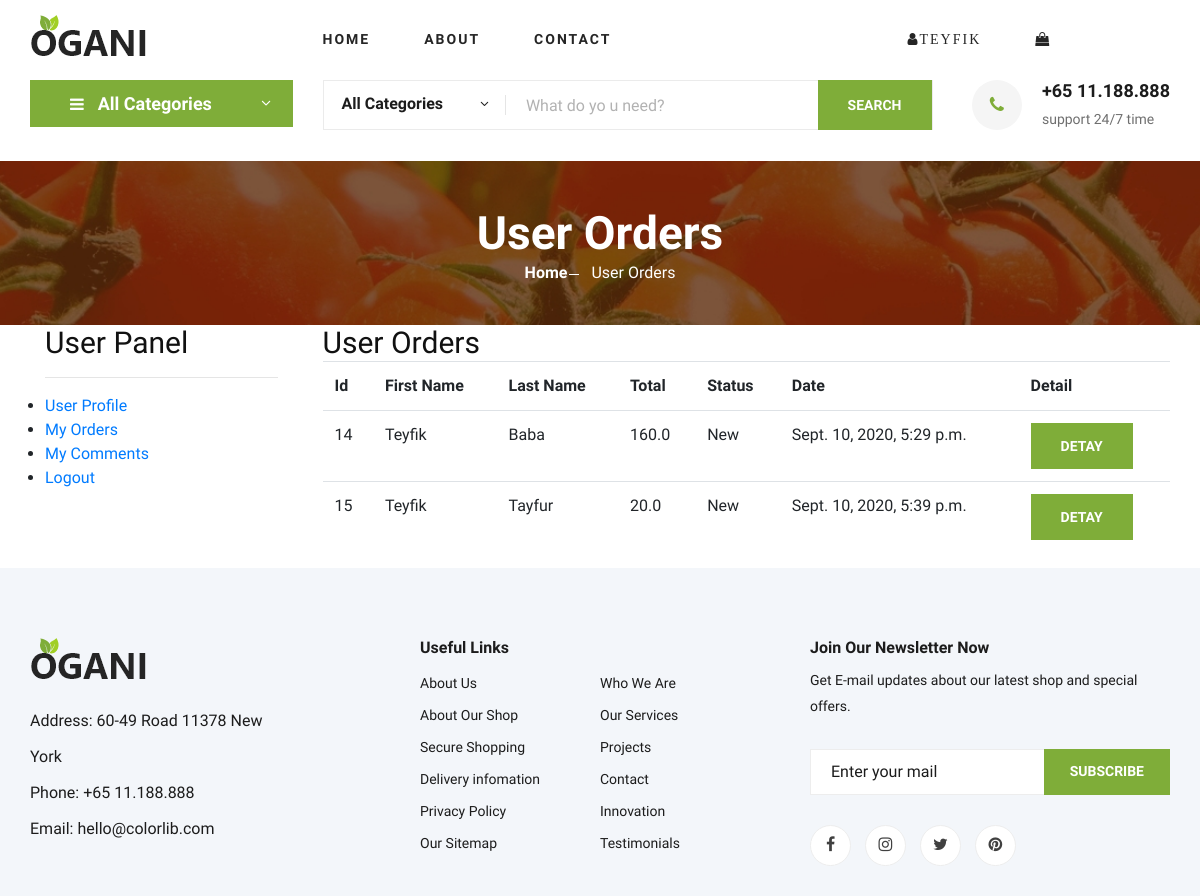
The page /user/orders/ (signed in) on the database as committed earlier.
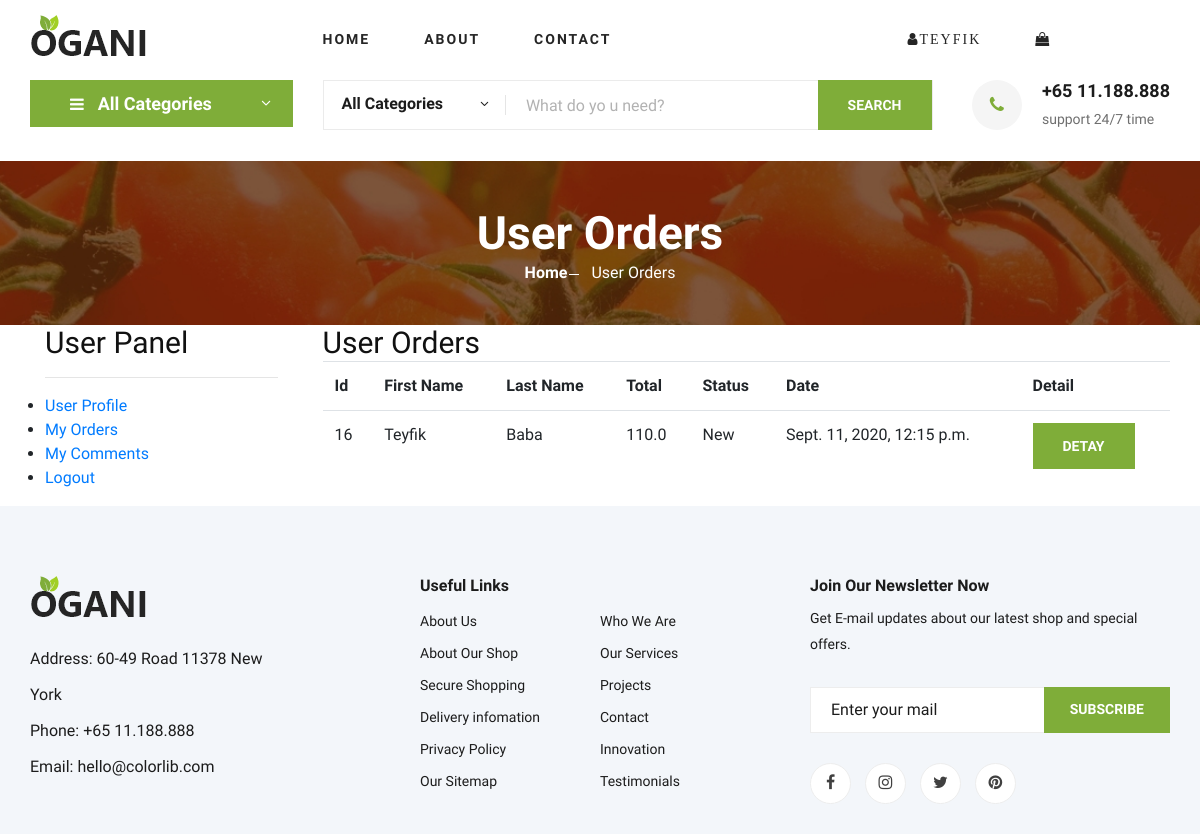
The same page on the database as committed later.
### order/models.py (models this page shows, shortened)
class Order(models.Model):
    STATUS = (
        ('New','New'),
        ('Accepted','Accepted'),
        ('Preaparing','Preaparing'),
        ('OnShipping','OnShipping'),
        ('Completed','Completed'),
        ('Canceled','Canceled'),
    )
    user=models.ForeignKey(User,on_delete=models.SET_NULL,null=True)
    code=models.CharField(max_length=5,editable=False)
    first_name=models.CharField(max_length=10)
    last_name=models.CharField(max_length=10)
    phone=models.CharField(blank=True,max_length=20)
    address=models.CharField(blank=True,max_length=150)
    city=models.CharField(blank=True,max_length=20)
    country=models.CharField(blank=True,max_length=20)
    total=models.FloatField()
    status=models.CharField(max_length=10,choices=STATUS,default='New')
    ip=models.CharField(blank=True,max_length=20)
    adminnot=models.CharField(blank=True,max_length=100)
    create_at=models.DateTimeField(auto_now_add=True)
    update_at=models.DateTimeField(auto_now=True)

### user/views.py (the view)
# urls.py: path('orders/',views.orders,name='orders'),
@login_required(login_url='/login')
def orders(request):
    category = Category.objects.all()
    current_user = request.user
    orders=Order.objects.filter(user_id=current_user.id)
    context = {
        'category': category,
        'orders':orders
    }
    return render(request,"user_orders.html",context)

### user/templates/user_orders.html (shortened to what this page needs)
{% extends "homebase.html" %}
{% block content %}
    {% load static %}
    <section class="breadcrumb-section set-bg" data-setbg="{% static 'img/breadcrumb.jpg'%}">
        <div class="container">
            <div class="row">
                <div class="col-lg-12 text-center">
                    <div class="breadcrumb__text">
                        <h2>User Orders</h2>
                        <div class="breadcrumb__option">
                            <a href="/">Home</a>
                            <span>User Orders</span>
                        </div>
                    </div>
                </div>
            </div>
        </div>
    </section>
    <div id="contact" class="section wb">
        <div class="container">
            <div class="row">
                <div class="col-md-3">
                    <div class="container">
                        <div class="map-box">
                            <h3 class="title">User Panel</h3>
                            <hr>
                        </div>
                        {% include "user_panel.html" %}
                    </div>
                </div>
                <div class="col-md-9">
                    <div class="map-box">
                        <h3 class="title">User Orders</h3>
                    </div>
                    <table class="table">
                        <tr>
                            <th class="text-left">Id</th>
                            <th class="text-left">First Name</th>
                            <th class="text-left">Last Name</th>
                            <th class="text-left">Total</th>
                            <th class="text-left">Status</th>
                            <th class="text-left">Date</th>
                            <th class="text-left">Detail</th>
                        </tr>
                        {% for rs in orders %}
                            <tr>
                                <td class="text-left">{{rs.id}}</td>
                                <td class="text-left">{{ rs.first_name }}</td>
                                <td class="text-left">{{ rs.last_name }}</td>
                                <td class="text-left">{{ rs.total }}</td>
                                <td class="text-left">{{ rs.status }}</td>
                                <td class="text-left">{{ rs.create_at }}</td>
                                <td class="text-left"><a class="site-btn" href="/user/orderdetail/{{ rs.id }}">Detay</a></td>
                            </tr>
                        {% endfor %}
                    </table>
                </div>
            </div>
        </div>
    </div>
{% endblock %}

Rows that differ between the two databases and show on the page:
removed Order: id "14", first_name "Teyfik", last_name "Baba", total "160.0", status "New", create_at "Sept. 10, 2020, 5:29 p.m."
removed Order: id "15", first_name "Teyfik", last_name "Tayfur", total "20.0", status "New", create_at "Sept. 10, 2020, 5:39 p.m."
added Order: id "16", first_name "Teyfik", last_name "Baba", total "110.0", status "New", create_at "Sept. 11, 2020, 12:15 p.m."
